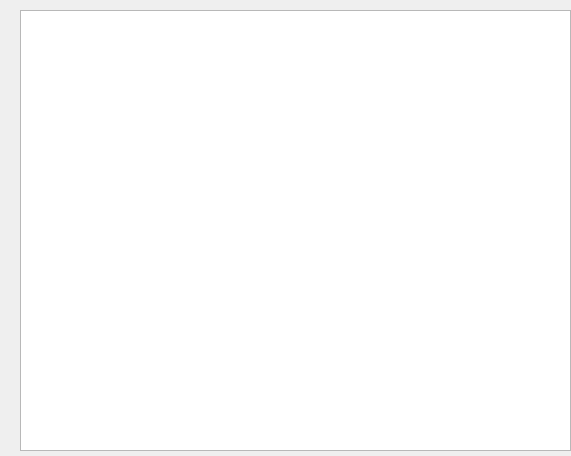
<?xml version="1.0" encoding="UTF-8"?>
<ui version="4.0">
 <class>Form</class>
 <widget class="QWidget" name="Form">
  <property name="geometry">
   <rect>
    <x>0</x>
    <y>0</y>
    <width>571</width>
    <height>456</height>
   </rect>
  </property>
  <property name="windowTitle">
   <string>Form</string>
  </property>
  <widget class="QTableWidget" name="tableWidget">
   <property name="geometry">
    <rect>
     <x>20</x>
     <y>10</y>
     <width>551</width>
     <height>441</height>
    </rect>
   </property>
  </widget>
 </widget>
 <resources/>
 <connections/>
</ui>
